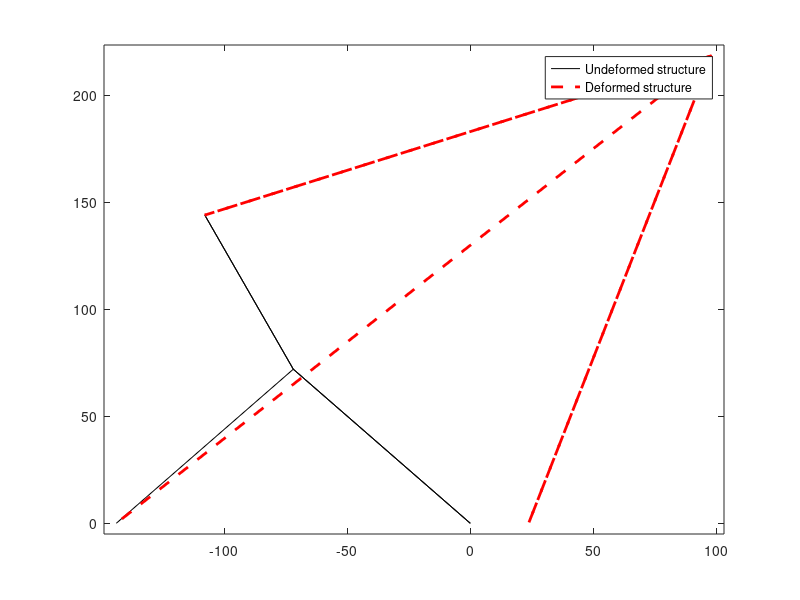

This figure's MATLAB source:
clear all
close all
clc

disp('Lab Test Retake')
disp('Name: Carlos A. Campos')
disp('ID: 011903056')
%%  Problem 1


% --- INPUT DATA --- %

% E; modulus of elasticity
% A: area of cross section
E = 6e6; A = 3; EA=E*A;

theta = 60;     %deg
force = 30000;  %lbf

% generation of coordinates and connectivities
numberElements=3;
numberNodes=4;
elementNodes=[3 1;  % [1]
              3 4;  % [2]
              3 2]; % [3]

%                (1)    (2)   (3)   (4) 
nodeCoordinates=[0 0; -144 0; -72 72; -108 144]; % in
xx=nodeCoordinates(:,1);
yy=nodeCoordinates(:,2);
% degree of freedom per node
dof=2;

% for structure:
    % d: displacement vector
    % F : force vector
    % K: stiffness matrix
    
DoF=dof*numberNodes; % DoF: total number of degrees of freedom
d=zeros(DoF,1);
F=zeros(DoF,1);
K=zeros(DoF); 

% --- LOAD DEFINITION --- %

% applied load at node 3
F(5) = force * cosd(theta); %lbf
F(6) = force * sind(theta);

% computation of the system stiffness matrix
for i=1:numberElements
  % elementDof: element degrees of freedom (Dof)
  index=elementNodes(i,:);       
  elementDof=[index(1)*2-1 index(1)*2 index(2)*2-1 index(2)*2];
  xa=xx(index(2))-xx(index(1)); % Length in x direction
  ya=yy(index(2))-yy(index(1)); % Length in y direction
  L=sqrt(xa*xa+ya*ya); % length of bar
  C=xa/L; % cosine
  S=ya/L; % sine
  % stiffness matrix for bar element
   k=EA/L*[C*C C*S -C*C -C*S;
           C*S S*S -C*S -S*S;
           -C*C -C*S C*C C*S;
           -C*S -S*S C*S S*S];    

  K(elementDof, elementDof) = K(elementDof, elementDof) + k;
end 

% --- BOUNDARY CONDITION --- %

% prescribed DoFs
prescribedDof = [2; 3; 4; 7; 8];

% --- SOLUTION --- %

% unknown displacements: activeDof
activeDof=setdiff((1:DoF)',prescribedDof);
d(activeDof) = K(activeDof,activeDof)\F(activeDof,1);

disp("///////////////////////////////////////////////////////////////////");
disp('u1 [in]:');
disp(d(1) );

disp('v3 [in]:');
disp(d(6) );

% --- RESULTS --- %

% graphics output for undeformed and deformed structure

% undeformed structure
Xundeformed=zeros(numberElements*2,1); % X vector for undeformed structure
Yundeformed=zeros(numberElements*2,1); % Y vector for undeformed structure
for i=1:numberElements
  Xundeformed(2*i-1,1)=nodeCoordinates(elementNodes(i,1),1);
  Xundeformed(2*i,1)=nodeCoordinates(elementNodes(i,2),1);
  Yundeformed(2*i-1,1)=nodeCoordinates(elementNodes(i,1),2);
  Yundeformed(2*i,1)=nodeCoordinates(elementNodes(i,2),2);
end
% deformed structure
Xdeformed=zeros(numberElements*2,1); % X vector for deformed structure
Ydeformed=zeros(numberElements*2,1); % Y vector for deformed structure
u=1:2:2*numberNodes-1; % x components of displacement
v=2:2:2*numberNodes; % y components of displacement
X=d(u);Y=d(v);
% scaling factor
scaleFact=1500;
nodeCoordinatesDeformed=zeros(numberNodes,2);
nodeCoordinatesDeformed(:,1)=nodeCoordinates(:,1)+X*scaleFact;
nodeCoordinatesDeformed(:,2)=nodeCoordinates(:,2)+Y*scaleFact;

for i=1:numberElements
  Xdeformed(2*i-1,1)=nodeCoordinatesDeformed(elementNodes(i,1),1);
  Xdeformed(2*i,1)=nodeCoordinatesDeformed(elementNodes(i,2),1);
  Ydeformed(2*i-1,1)=nodeCoordinatesDeformed(elementNodes(i,1),2);
  Ydeformed(2*i,1)=nodeCoordinatesDeformed(elementNodes(i,2),2);
end

plot(Xundeformed,Yundeformed,'black',Xdeformed,Ydeformed,'r --','LineWidth',2)
axis([min(nodeCoordinatesDeformed(:,1))-5 max(nodeCoordinatesDeformed(:,1))+5 min(nodeCoordinatesDeformed(:,2))-5  max(nodeCoordinatesDeformed(:,2))+5])
legend('Undeformed structure','Deformed structure')
% stress for each element
sigma=zeros(numberElements,1);
for i=1:numberElements                          
  index=elementNodes(i,:);
  elementDof=[index(1)*2-1 index(1)*2 index(2)*2-1 index(2)*2];
  xa=xx(index(2))-xx(index(1));
  ya=yy(index(2))-yy(index(1));
  L=sqrt(xa*xa+ya*ya);
  C=xa/L;
  S=ya/L;   
  sigma(i,1)=E/L*[-C  -S C S]*d(elementDof); 
end    
disp('Sigma 3 [psi]:')
disp(sigma(3));
